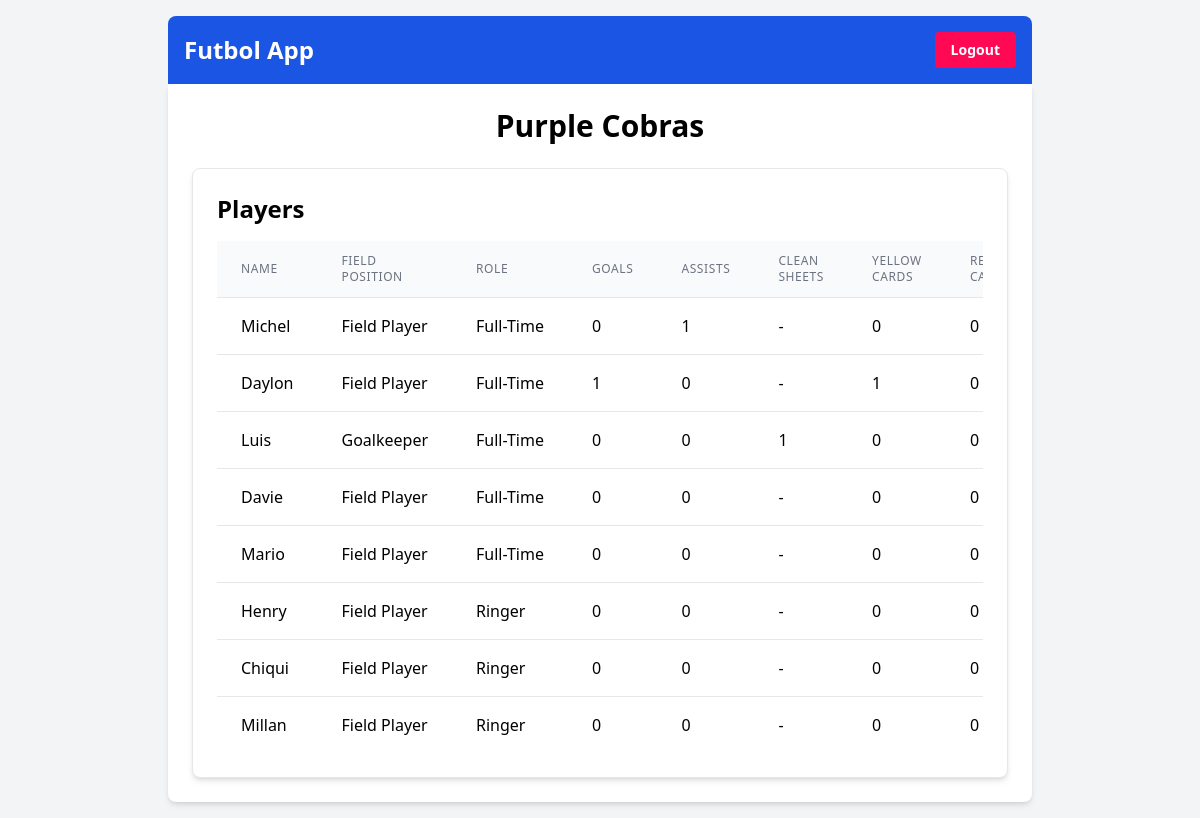
/futbol/team/1/ (signed in), run on the app's committed database.
### futbolapp/models.py (models this page shows, shortened)
class Team(models.Model):
    name = models.CharField(max_length=100)
    league = models.ForeignKey(League, on_delete=models.CASCADE)

class Player(models.Model):
    name = models.CharField(max_length=100)
    team = models.ForeignKey(Team, on_delete=models.CASCADE)
    field_position = models.CharField(max_length=20, choices=[('field player', 'Field Player'), ('goalkeeper', 'Goalkeeper')], default='field player')
    role = models.CharField(max_length=20, choices=[('full-time', 'Full-Time'), ('ringer', 'Ringer')])

### futbolapp/views.py (the view)
# urls.py: path('team/<int:team_id>/', views.team_detail, name='team_detail'),
@login_required
def team_detail(request, team_id):
    team = get_object_or_404(Team, pk=team_id)
    league = team.league # Get the league from the team
    players = Player.objects.filter(team=team)
    for player in players:
        stats = PlayerStatistic.objects.filter(player=player).aggregate(
            total_goals=Sum('goals'),
            total_assists=Sum('assists'),
            total_clean_sheets=Sum('clean_sheets'),
            total_yellow_cards=Sum('yellow_cards'),
            total_red_cards=Sum('red_cards')
        )
        player.stats = {k: v if v is not None else 0 for k, v in stats.items()}
    return render(request, 'futbolapp/team_detail.html', {'team': team, 'players': players, 'league': league, 'active_tab': 'teams'})

### futbolapp/templates/futbolapp/team_detail.html
{% extends 'base.html' %}
{% block content %}
    <h1 class="text-3xl font-bold mb-6 text-center">{{ team.name }}</h1>
    <div class="bg-white p-6 rounded-lg shadow-md border border-gray-200">
        <h2 class="text-2xl font-semibold mb-4">Players</h2>
        <div class="overflow-x-auto">
            <table class="min-w-full divide-y divide-gray-200">
                <thead class="bg-gray-50">
                    <tr>
                        <th scope="col" class="px-6 py-3 text-left text-xs font-medium text-gray-500 uppercase tracking-wider">Name</th>
                        <th scope="col" class="px-6 py-3 text-left text-xs font-medium text-gray-500 uppercase tracking-wider">Field Position</th>
                        <th scope="col" class="px-6 py-3 text-left text-xs font-medium text-gray-500 uppercase tracking-wider">Role</th>
                        <th scope="col" class="px-6 py-3 text-left text-xs font-medium text-gray-500 uppercase tracking-wider">Goals</th>
                        <th scope="col" class="px-6 py-3 text-left text-xs font-medium text-gray-500 uppercase tracking-wider">Assists</th>
                        <th scope="col" class="px-6 py-3 text-left text-xs font-medium text-gray-500 uppercase tracking-wider">Clean Sheets</th>
                        <th scope="col" class="px-6 py-3 text-left text-xs font-medium text-gray-500 uppercase tracking-wider">Yellow Cards</th>
                        <th scope="col" class="px-6 py-3 text-left text-xs font-medium text-gray-500 uppercase tracking-wider">Red Cards</th>
                    </tr>
                </thead>
                <tbody class="bg-white divide-y divide-gray-200">
                    {% for player in players %}
                        <tr>
                            <td class="px-6 py-4 whitespace-nowrap">{{ player.name }}</td>
                            <td class="px-6 py-4 whitespace-nowrap">{{ player.get_field_position_display }}</td>
                            <td class="px-6 py-4 whitespace-nowrap">{{ player.get_role_display }}</td>
                            <td class="px-6 py-4 whitespace-nowrap">{{ player.stats.total_goals }}</td>
                            <td class="px-6 py-4 whitespace-nowrap">{{ player.stats.total_assists }}</td>
                            <td class="px-6 py-4 whitespace-nowrap">{% if player.field_position == 'goalkeeper' %}{{ player.stats.total_clean_sheets }}{% else %}-{% endif %}</td>
                            <td class="px-6 py-4 whitespace-nowrap">{{ player.stats.total_yellow_cards }}</td>
                            <td class="px-6 py-4 whitespace-nowrap">{{ player.stats.total_red_cards }}</td>
                        </tr>
                    {% empty %}
                        <tr>
                            <td colspan="8" class="px-6 py-4 whitespace-nowrap text-gray-700">No players found for this team.</td>
                        </tr>
                    {% endfor %}
                </tbody>
            </table>
        </div>
    </div>
{% endblock %}

### data on the page
Team: name "Purple Cobras"
Player: name "Michel", field_position "Field Player", role "Full-Time", stats.total_goals "0", stats.total_assists "1", stats.total_yellow_cards "0", stats.total_red_cards "0"
Player: name "Daylon", field_position "Field Player", role "Full-Time", stats.total_goals "1", stats.total_assists "0", stats.total_yellow_cards "1", stats.total_red_cards "0"
Player: name "Luis", field_position "Goalkeeper", role "Full-Time", stats.total_goals "0", stats.total_assists "0", stats.total_clean_sheets "1", stats.total_yellow_cards "0", stats.total_red_cards "0"
Player: name "Davie", field_position "Field Player", role "Full-Time", stats.total_goals "0", stats.total_assists "0", stats.total_yellow_cards "0", stats.total_red_cards "0"
Player: name "Mario", field_position "Field Player", role "Full-Time", stats.total_goals "0", stats.total_assists "0", stats.total_yellow_cards "0", stats.total_red_cards "0"
Player: name "Henry", field_position "Field Player", role "Ringer", stats.total_goals "0", stats.total_assists "0", stats.total_yellow_cards "0", stats.total_red_cards "0"
Player: name "Chiqui", field_position "Field Player", role "Ringer", stats.total_goals "0", stats.total_assists "0", stats.total_yellow_cards "0", stats.total_red_cards "0"
Player: name "Millan", field_position "Field Player", role "Ringer", stats.total_goals "0", stats.total_assists "0", stats.total_yellow_cards "0", stats.total_red_cards "0"
